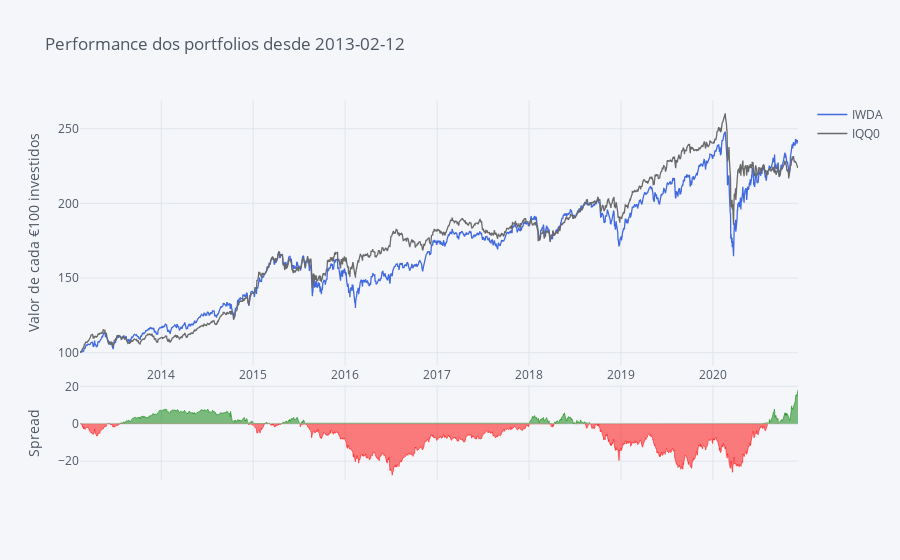

The code cell stored with this chart in its notebook:
### Code cell
# Making Color Palette
Palette = ['rgb(255, 153, 51)',     # 1 - orange
            'royalblue',            # 2 - Royalblue
            '#708090',              # 3 - Grey
            'rgb(128, 0, 128)',     # 4 - Indigo
            'rgb(219, 64, 82)',     # 5 - Red
            'rgb(0, 128, 128)',     # 6 - Teal
            '#191970',              # 7 - Navy
            'rgb(128, 128, 0)',     # 8 - Olive
            '#00BFFF',              # 9 - Water Blue
            'rgb(128, 177, 211)']   # 10 - 

fundos.iplot(title='Performance dos portfolios desde ' + Begin, yTitle='Valor de cada €100 investidos', color=['royalblue', 'dimgrey'], kind='spread')

### Figure 1 — Plotly figure (JSON) as saved in the notebook; plotly's stock layout.template omitted (floating-point values rounded to 4 significant figures; data arrays with more than 128 entries replaced by an {"elided": "..."} marker saying what was removed)
{"data": [{"line": {"color": "rgba(65, 105, 225, 1.0)", "dash": "solid", "shape": "linear", "width": 1.3}, "mode": "lines", "name": "IWDA", "text": "", "type": "scatter", "x": {"elided": "1998 str values"}, "y": {"elided": "1998 float values"}}, {"line": {"color": "rgba(105, 105, 105, 1.0)", "dash": "solid", "shape": "linear", "width": 1.3}, "mode": "lines", "name": "IQQ0", "text": "", "type": "scatter", "x": {"elided": "1998 str values"}, "y": {"elided": "1998 float values"}}, {"connectgaps": false, "fill": "tozeroy", "line": {"color": "green", "dash": "solid", "shape": "linear", "width": 0.5}, "mode": "lines", "name": "Spread", "showlegend": false, "type": "scatter", "x": {"elided": "1998 str values"}, "xaxis": "x2", "y": {"elided": "1998 mixed values"}, "yaxis": "y2"}, {"connectgaps": false, "fill": "tozeroy", "line": {"color": "red", "dash": "solid", "shape": "linear", "width": 0.5}, "mode": "lines", "name": "Spread", "showlegend": false, "type": "scatter", "x": {"elided": "1998 str values"}, "xaxis": "x2", "y": {"elided": "1998 mixed values"}, "yaxis": "y2"}], "layout": {"autosize": true, "hovermode": "x", "legend": {"bgcolor": "#F5F6F9", "font": {"color": "#4D5663"}}, "paper_bgcolor": "#F5F6F9", "plot_bgcolor": "#F5F6F9", "title": {"font": {"color": "#4D5663"}, "text": "Performance dos portfolios desde 2013-02-12"}, "xaxis": {"autorange": true, "gridcolor": "#E1E5ED", "range": ["2013-02-12", "2020-12-04"], "showgrid": true, "tickfont": {"color": "#4D5663"}, "title": {"font": {"color": "#4D5663"}, "text": ""}, "type": "date", "zerolinecolor": "#E1E5ED"}, "xaxis2": {"anchor": "y2", "autorange": true, "gridcolor": "#E1E5ED", "range": ["2013-02-12", "2020-12-04"], "showgrid": true, "showticklabels": false, "tickfont": {"color": "#4D5663"}, "title": {"font": {"color": "#4D5663"}, "text": ""}, "type": "date", "zerolinecolor": "#E1E5ED"}, "yaxis": {"autorange": true, "domain": [0.3, 1], "gridcolor": "#E1E5ED", "range": [91.09, 269.2], "showgrid": true, "tickfont": {"color": "#4D5663"}, "title": {"font": {"color": "#4D5663"}, "text": "Valor de cada €100 investidos"}, "type": "linear", "zerolinecolor": "#E1E5ED"}, "yaxis2": {"autorange": true, "domain": [0, 0.25], "gridcolor": "#E1E5ED", "range": [-30.11, 20.71], "showgrid": true, "tickfont": {"color": "#4D5663"}, "title": {"font": {"color": "#4D5663"}, "text": "Spread"}, "type": "linear", "zerolinecolor": "#E1E5ED"}}}
